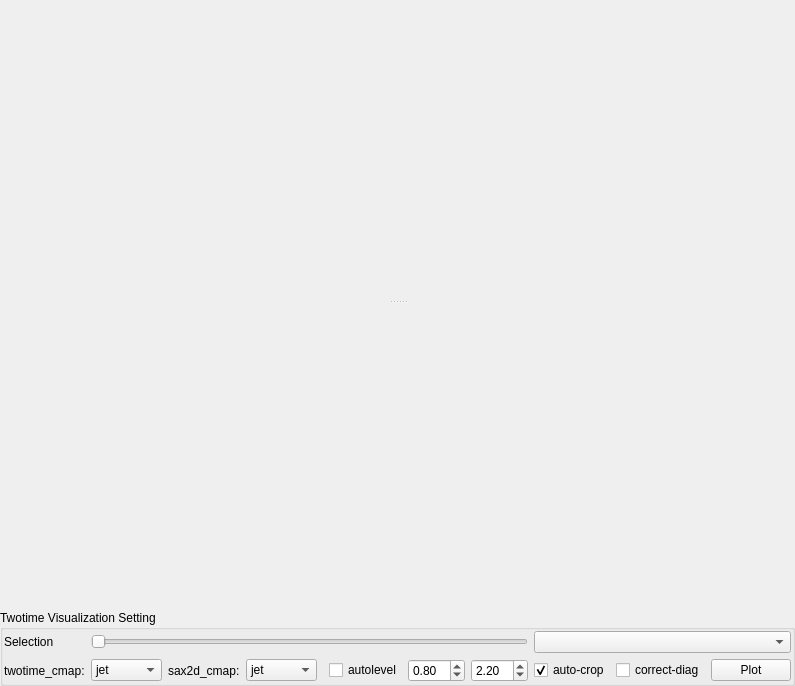
       <widget class="QWidget" name="tab_8">
        <attribute name="title">
         <string>Two Time</string>
        </attribute>
        <layout class="QGridLayout" name="gridLayout_33">
         <property name="leftMargin">
          <number>0</number>
         </property>
         <property name="topMargin">
          <number>0</number>
         </property>
         <property name="rightMargin">
          <number>0</number>
         </property>
         <property name="bottomMargin">
          <number>0</number>
         </property>
         <item row="0" column="0">
          <widget class="QSplitter" name="splitter_4">
           <property name="orientation">
            <enum>Qt::Orientation::Vertical</enum>
           </property>
           <widget class="GraphicsLayoutWidget" name="mp_2t_map" native="true">
            <property name="sizePolicy">
             <sizepolicy hsizetype="Preferred" vsizetype="Expanding">
              <horstretch>0</horstretch>
              <verstretch>1</verstretch>
             </sizepolicy>
            </property>
            <property name="minimumSize">
             <size>
              <width>300</width>
              <height>300</height>
             </size>
            </property>
           </widget>
           <widget class="ImageViewPlotItem" name="mp_2t" native="true">
            <property name="sizePolicy">
             <sizepolicy hsizetype="Preferred" vsizetype="Expanding">
              <horstretch>0</horstretch>
              <verstretch>2</verstretch>
             </sizepolicy>
            </property>
            <property name="minimumSize">
             <size>
              <width>300</width>
              <height>300</height>
             </size>
            </property>
           </widget>
          </widget>
         </item>
         <item row="1" column="0">
          <widget class="QGroupBox" name="groupBox_11">
           <property name="sizePolicy">
            <sizepolicy hsizetype="Expanding" vsizetype="Preferred">
             <horstretch>0</horstretch>
             <verstretch>0</verstretch>
            </sizepolicy>
           </property>
           <property name="minimumSize">
            <size>
             <width>0</width>
             <height>0</height>
            </size>
           </property>
           <property name="maximumSize">
            <size>
             <width>16777215</width>
             <height>65536</height>
            </size>
           </property>
           <property name="title">
            <string>Twotime Visualization Setting</string>
           </property>
           <layout class="QGridLayout" name="gridLayout_2">
            <property name="leftMargin">
             <number>1</number>
            </property>
            <property name="topMargin">
             <number>1</number>
            </property>
            <property name="rightMargin">
             <number>1</number>
            </property>
            <property name="bottomMargin">
             <number>1</number>
            </property>
            <item row="1" column="0">
             <widget class="QLabel" name="label_28">
              <property name="text">
               <string>twotime_cmap:</string>
              </property>
             </widget>
            </item>
            <item row="1" column="7">
             <widget class="QDoubleSpinBox" name="c2_max">
              <property name="minimum">
               <double>-1.000000000000000</double>
              </property>
              <property name="value">
               <double>2.200000000000000</double>
              </property>
             </widget>
            </item>
            <item row="1" column="9">
             <widget class="QCheckBox" name="twotime_correct_diag">
              <property name="text">
               <string>correct-diag</string>
              </property>
             </widget>
            </item>
            <item row="1" column="1">
             <widget class="QComboBox" name="cb_twotime_cmap">
              <property name="sizePolicy">
               <sizepolicy hsizetype="Preferred" vsizetype="Fixed">
                <horstretch>0</horstretch>
                <verstretch>0</verstretch>
               </sizepolicy>
              </property>
              <property name="minimumSize">
               <size>
                <width>0</width>
                <height>0</height>
               </size>
              </property>
              <item>
               <property name="text">
                <string>jet</string>
               </property>
              </item>
              <item>
               <property name="text">
                <string>hot</string>
               </property>
              </item>
              <item>
               <property name="text">
                <string>plasma</string>
               </property>
              </item>
              <item>
               <property name="text">
                <string>viridis</string>
               </property>
              </item>
              <item>
               <property name="text">
                <string>magma</string>
               </property>
              </item>
              <item>
               <property name="text">
                <string>gray</string>
               </property>
              </item>
             </widget>
            </item>
            <item row="0" column="8" colspan="3">
             <widget class="QComboBox" name="comboBox_twotime_selection">
              <property name="minimumSize">
               <size>
                <width>200</width>
                <height>0</height>
               </size>
              </property>
             </widget>
            </item>
            <item row="1" column="10">
             <widget class="QPushButton" name="pushButton_12">
              <property name="text">
               <string>Plot</string>
              </property>
             </widget>
            </item>
            <item row="1" column="3">
             <widget class="QComboBox" name="cb_twotime_saxs_cmap">
              <item>
               <property name="text">
                <string>jet</string>
               </property>
              </item>
              <item>
               <property name="text">
                <string>hot</string>
               </property>
              </item>
              <item>
               <property name="text">
                <string>plasma</string>
               </property>
              </item>
              <item>
               <property name="text">
                <string>viridis</string>
               </property>
              </item>
              <item>
               <property name="text">
                <string>magma</string>
               </property>
              </item>
              <item>
               <property name="text">
                <string>gray</string>
               </property>
              </item>
             </widget>
            </item>
            <item row="0" column="1" colspan="7">
             <widget class="QSlider" name="horizontalSlider_twotime_selection">
              <property name="orientation">
               <enum>Qt::Orientation::Horizontal</enum>
              </property>
             </widget>
            </item>
            <item row="1" column="6">
             <widget class="QDoubleSpinBox" name="c2_min">
              <property name="minimum">
               <double>-1.000000000000000</double>
              </property>
              <property name="value">
               <double>0.800000000000000</double>
              </property>
             </widget>
            </item>
            <item row="0" column="0">
             <widget class="QLabel" name="label_29">
              <property name="text">
               <string>Selection</string>
              </property>
             </widget>
            </item>
            <item row="1" column="2">
             <widget class="QLabel" name="label_35">
              <property name="text">
               <string>sax2d_cmap:</string>
              </property>
             </widget>
            </item>
            <item row="1" column="8">
             <widget class="QCheckBox" name="twotime_autocrop">
              <property name="text">
               <string>auto-crop</string>
              </property>
              <property name="checked">
               <bool>true</bool>
              </property>
             </widget>
            </item>
            <item row="1" column="5">
             <widget class="QCheckBox" name="checkBox_twotime_autolevel">
              <property name="text">
               <string>autolevel</string>
              </property>
             </widget>
            </item>
           </layout>
          </widget>
         </item>
        </layout>
       </widget>
